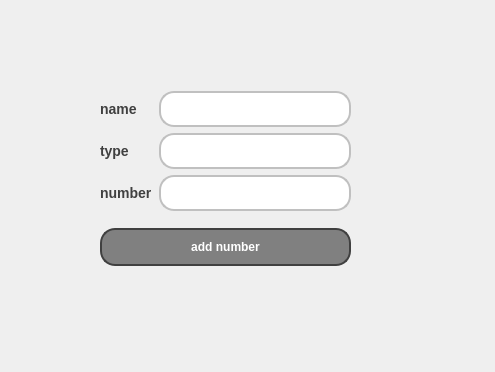
<?xml version="1.0" encoding="UTF-8"?>
<ui version="4.0">
 <class>adding_number</class>
 <widget class="QDialog" name="adding_number">
  <property name="geometry">
   <rect>
    <x>0</x>
    <y>0</y>
    <width>495</width>
    <height>372</height>
   </rect>
  </property>
  <property name="windowTitle">
   <string>Dialog</string>
  </property>
  <widget class="QWidget" name="layoutWidget">
   <property name="geometry">
    <rect>
     <x>100</x>
     <y>80</y>
     <width>251</width>
     <height>197</height>
    </rect>
   </property>
   <layout class="QVBoxLayout" name="verticalLayout_3">
    <item>
     <layout class="QHBoxLayout" name="horizontalLayout">
      <item>
       <layout class="QVBoxLayout" name="verticalLayout_2">
        <item>
         <widget class="QLabel" name="label">
          <property name="styleSheet">
           <string notr="true">QLabel {
    color: #404040; /* Text color */
    font-family: &quot;Arial&quot;, sans-serif; /* Replace with your preferred font family */
    font-size: 14px; /* Font size */
    font-weight: bold; /* Bold text */
}
</string>
          </property>
          <property name="text">
           <string>name</string>
          </property>
         </widget>
        </item>
        <item>
         <widget class="QLabel" name="label_2">
          <property name="styleSheet">
           <string notr="true">QLabel {
    color: #404040; /* Text color */
    font-family: &quot;Arial&quot;, sans-serif; /* Replace with your preferred font family */
    font-size: 14px; /* Font size */
    font-weight: bold; /* Bold text */
}
</string>
          </property>
          <property name="text">
           <string>type</string>
          </property>
         </widget>
        </item>
        <item>
         <widget class="QLabel" name="label_3">
          <property name="styleSheet">
           <string notr="true">QLabel {
    color: #404040; /* Text color */
    font-family: &quot;Arial&quot;, sans-serif; /* Replace with your preferred font family */
    font-size: 14px; /* Font size */
    font-weight: bold; /* Bold text */
}
</string>
          </property>
          <property name="text">
           <string>number</string>
          </property>
         </widget>
        </item>
       </layout>
      </item>
      <item>
       <layout class="QVBoxLayout" name="verticalLayout">
        <item>
         <widget class="QLineEdit" name="lineEdit_name">
          <property name="styleSheet">
           <string notr="true">QLineEdit {
    background-color: #FFFFFF; /* Default background color */
    border: 2px solid #C0C0C0; /* Border color */
    border-radius: 15px; /* Curved corners */
    color: #404040; /* Text color */
    padding: 8px; /* Padding for content */
    box-shadow: 2px 2px 5px rgba(0, 0, 0, 0.5); /* Shadow effect */
    font-weight: bold; /* Set font to bold */
}

QLineEdit:hover {
    background-color: #F0F0F0; /* Lighter background color on hover */
    border: 2px solid #A0A0A0; /* Darker border on hover */
}

QLineEdit:focus {
    border: 2px solid #606060; /* Even darker border when focused */
}
</string>
          </property>
         </widget>
        </item>
        <item>
         <widget class="QLineEdit" name="lineEdit_type">
          <property name="styleSheet">
           <string notr="true">QLineEdit {
    background-color: #FFFFFF; /* Default background color */
    border: 2px solid #C0C0C0; /* Border color */
    border-radius: 15px; /* Curved corners */
    color: #404040; /* Text color */
    padding: 8px; /* Padding for content */
    box-shadow: 2px 2px 5px rgba(0, 0, 0, 0.5); /* Shadow effect */
    font-weight: bold; /* Set font to bold */
}

QLineEdit:hover {
    background-color: #F0F0F0; /* Lighter background color on hover */
    border: 2px solid #A0A0A0; /* Darker border on hover */
}

QLineEdit:focus {
    border: 2px solid #606060; /* Even darker border when focused */
}
</string>
          </property>
         </widget>
        </item>
        <item>
         <widget class="QLineEdit" name="lineEdit_number">
          <property name="styleSheet">
           <string notr="true">QLineEdit {
    background-color: #FFFFFF; /* Default background color */
    border: 2px solid #C0C0C0; /* Border color */
    border-radius: 15px; /* Curved corners */
    color: #404040; /* Text color */
    padding: 8px; /* Padding for content */
    box-shadow: 2px 2px 5px rgba(0, 0, 0, 0.5); /* Shadow effect */
    font-weight: bold; /* Set font to bold */
}

QLineEdit:hover {
    background-color: #F0F0F0; /* Lighter background color on hover */
    border: 2px solid #A0A0A0; /* Darker border on hover */
}

QLineEdit:focus {
    border: 2px solid #606060; /* Even darker border when focused */
}
</string>
          </property>
         </widget>
        </item>
       </layout>
      </item>
     </layout>
    </item>
    <item>
     <widget class="QPushButton" name="pushButton_add_number">
      <property name="styleSheet">
       <string notr="true">QPushButton {
    background-color: #808080; /* Default button color (gray) */
    border: 2px solid #404040; /* Border color darker than the button color */
    border-radius: 15px; /* Curved corners */
    color: white; /* Text color */
    padding: 10px 20px; /* Padding for content */
    box-shadow: 2px 2px 5px rgba(0, 0, 0, 0.5); /* Shadow effect */
    font-weight: bold; /* Set font to bold */
}

QPushButton:hover {
    background-color: #404040; /* Darker color on hover */
}

QPushButton:pressed {
    background-color: #202020; /* Even darker color on click */
    box-shadow: 1px 1px 2px rgba(0, 0, 0, 0.5); /* Adjusted shadow on click */
}
</string>
      </property>
      <property name="text">
       <string>add number</string>
      </property>
     </widget>
    </item>
   </layout>
  </widget>
 </widget>
 <resources/>
 <connections/>
</ui>
